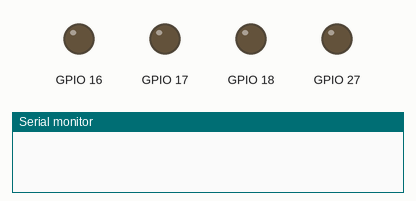
A sketch run on a simulated ESP32. Parts: output pins drawn as LEDs (lit = HIGH), the last lines printed to the serial monitor.

Above: at 0.1 s.
At 1.1 s:
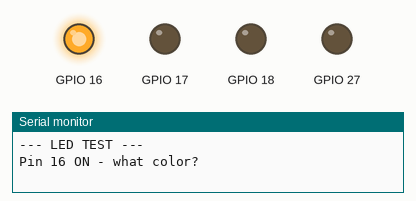
At 5.1 s:
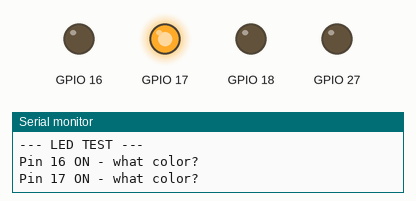
At 9.1 s:
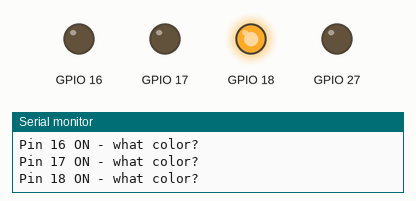
At 13.1 s:
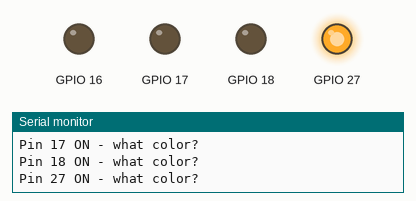
Timing chart, 0 to 17.5 s (numbered marks = the images above):
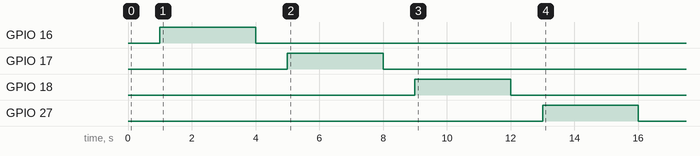

The sketch:

led_test.ino
```cpp
/*
 * LED Test - find out which pin is which color
 * Each LED turns on for 3 seconds with its pin number printed
 */

void setup() {
  Serial.begin(115200);

  pinMode(16, OUTPUT);
  pinMode(17, OUTPUT);
  pinMode(18, OUTPUT);
  pinMode(27, OUTPUT);

  digitalWrite(16, LOW);
  digitalWrite(17, LOW);
  digitalWrite(18, LOW);
  digitalWrite(27, LOW);

  delay(1000);

  Serial.println("--- LED TEST ---");

  Serial.println("Pin 16 ON - what color?");
  digitalWrite(16, HIGH);
  delay(3000);
  digitalWrite(16, LOW);
  delay(1000);

  Serial.println("Pin 17 ON - what color?");
  digitalWrite(17, HIGH);
  delay(3000);
  digitalWrite(17, LOW);
  delay(1000);

  Serial.println("Pin 18 ON - what color?");
  digitalWrite(18, HIGH);
  delay(3000);
  digitalWrite(18, LOW);
  delay(1000);

  Serial.println("Pin 27 ON - what color?");
  digitalWrite(27, HIGH);
  delay(3000);
  digitalWrite(27, LOW);
  delay(1000);

  Serial.println("--- TEST DONE ---");
}

void loop() {
}
```
